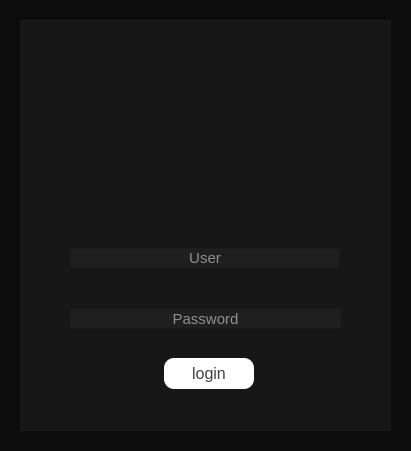
<?xml version="1.0" encoding="UTF-8"?>
<ui version="4.0">
 <class>Login</class>
 <widget class="QWidget" name="Login">
  <property name="geometry">
   <rect>
    <x>0</x>
    <y>0</y>
    <width>411</width>
    <height>451</height>
   </rect>
  </property>
  <property name="windowTitle">
   <string>Form</string>
  </property>
  <property name="styleSheet">
   <string notr="true">background-color: rgb(12, 12, 12);</string>
  </property>
  <widget class="QFrame" name="frame">
   <property name="geometry">
    <rect>
     <x>20</x>
     <y>20</y>
     <width>371</width>
     <height>411</height>
    </rect>
   </property>
   <property name="styleSheet">
    <string notr="true">background-color: rgba(65, 65, 65, 0.2);</string>
   </property>
   <property name="frameShape">
    <enum>QFrame::StyledPanel</enum>
   </property>
   <property name="frameShadow">
    <enum>QFrame::Raised</enum>
   </property>
   <widget class="QLineEdit" name="txt_user">
    <property name="geometry">
     <rect>
      <x>50</x>
      <y>228</y>
      <width>270</width>
      <height>20</height>
     </rect>
    </property>
    <property name="font">
     <font>
      <pointsize>11</pointsize>
     </font>
    </property>
    <property name="styleSheet">
     <string notr="true">color: rgb(255, 255, 255);</string>
    </property>
    <property name="alignment">
     <set>Qt::AlignCenter</set>
    </property>
    <property name="placeholderText">
     <string>User</string>
    </property>
   </widget>
   <widget class="QLineEdit" name="txt_password">
    <property name="geometry">
     <rect>
      <x>50</x>
      <y>288</y>
      <width>271</width>
      <height>21</height>
     </rect>
    </property>
    <property name="font">
     <font>
      <pointsize>11</pointsize>
     </font>
    </property>
    <property name="styleSheet">
     <string notr="true">color: rgb(255, 255, 255);</string>
    </property>
    <property name="echoMode">
     <enum>QLineEdit::Password</enum>
    </property>
    <property name="alignment">
     <set>Qt::AlignCenter</set>
    </property>
    <property name="placeholderText">
     <string>Password</string>
    </property>
   </widget>
   <widget class="QPushButton" name="btn_login">
    <property name="geometry">
     <rect>
      <x>144</x>
      <y>338</y>
      <width>90</width>
      <height>31</height>
     </rect>
    </property>
    <property name="font">
     <font>
      <pointsize>-1</pointsize>
     </font>
    </property>
    <property name="cursor">
     <cursorShape>PointingHandCursor</cursorShape>
    </property>
    <property name="styleSheet">
     <string notr="true">QPushButton{
	color: rgb(65, 65, 65);
	background-color: rgb(255, 255, 255);
	border-radius: 10px;
	font-size: 16px;
}

QPushButton:hover{
	color: rgb(255, 255, 255);
	background-color: rgb(65, 65, 65);
}</string>
    </property>
    <property name="text">
     <string>login</string>
    </property>
    <property name="autoDefault">
     <bool>false</bool>
    </property>
    <property name="default">
     <bool>false</bool>
    </property>
    <property name="flat">
     <bool>false</bool>
    </property>
   </widget>
  </widget>
  <widget class="QLabel" name="label">
   <property name="geometry">
    <rect>
     <x>113</x>
     <y>40</y>
     <width>181</width>
     <height>161</height>
    </rect>
   </property>
   <property name="toolTip">
    <string/>
   </property>
   <property name="statusTip">
    <string/>
   </property>
   <property name="text">
    <string>&lt;html&gt;&lt;head/&gt;&lt;body&gt;&lt;p align=&quot;center&quot;&gt;&lt;img src=&quot;:/icons/icons/icon_login.png&quot;/&gt;&lt;/p&gt;&lt;/body&gt;&lt;/html&gt;</string>
   </property>
   <property name="scaledContents">
    <bool>true</bool>
   </property>
  </widget>
  <zorder>label</zorder>
  <zorder>frame</zorder>
 </widget>
 <tabstops>
  <tabstop>txt_user</tabstop>
  <tabstop>txt_password</tabstop>
  <tabstop>btn_login</tabstop>
 </tabstops>
 <resources>
  <include location="icons.qrc"/>
 </resources>
 <connections/>
</ui>
